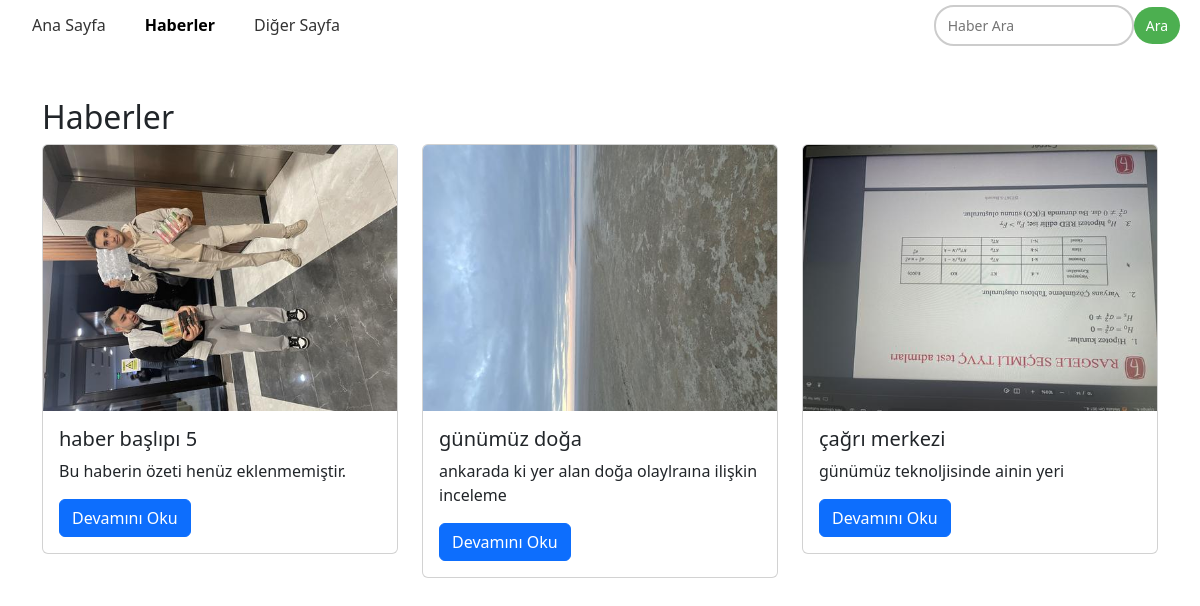
Page /news/ on the committed database.
### news/models.py (models this page shows, shortened)
class News(models.Model):
    title = models.CharField(max_length=255)
    summary = models.TextField(default="Bu haberin özeti henüz eklenmemiştir.")
    content = models.TextField()
    image = models.ImageField(upload_to='news_images/')
    created_at = models.DateTimeField(auto_now_add=True)

### news/views.py (the view)
# urls.py: path('', views.news_list, name='news_list'),  # Tüm haberler
def news_list(request):
    all_news = News.objects.all().order_by('-created_at')  # Tüm haberler
    return render(request, 'news/news_list.html', {'all_news': all_news})

### news/templates/news/news_list.html
{% extends "news/base.html" %}
{% block content %}
<div class="container mt-5">
    <h2>Haberler</h2>
    <div class="row">
        {% for news in all_news %}
        <div class="col-md-4 mb-4">
            <div class="card">
                <img src="{{ news.image.url }}" class="card-img-top" alt="{{ news.title }}">
                <div class="card-body">
                    <h5 class="card-title">{{ news.title }}</h5>
                    <p class="card-text">{{ news.summary }}</p>
                    <a href="{% url 'news_detail' news.id %}" class="btn btn-primary">Devamını Oku</a>
                </div>
            </div>
        </div>
        {% endfor %}
    </div>
</div>
{% endblock %}

### news/templates/news/base.html (shortened to what this page needs)
{% load static %}
<!DOCTYPE html>
<html lang="en">
<head>
    <link rel="stylesheet" type="text/css" href="{% static 'css/style.css' %}">
    <link href="https://cdn.jsdelivr.net/npm/bootstrap@5.3.0-alpha3/dist/css/bootstrap.min.css" rel="stylesheet">
</head>
<body>
    <header>
        <nav>
            <ul>
                <li><a href="{% url 'home' %}" {% if request.path == '/' %}class="active"{% endif %}>Ana Sayfa</a></li>
                <li><a href="{% url 'news_list' %}" {% if request.path == '/news/' %}class="active"{% endif %}>Haberler</a></li>
                <li><a href="#">Diğer Sayfa</a></li>
            </ul>
            <form action="{% url 'search' %}" method="get" class="search-form">
                <input type="text" name="q" placeholder="Haber Ara" required>
                <button type="submit">Ara</button>
            </form>
        </nav>
    </header>
    <main>
        {% block content %}{% endblock %}
    </main>
</body>
</html>

### news/static/css/style.css (style rules this page uses)
nav { display: flex; justify-content: space-between; align-items: center; padding: 0 20px; background-color: #fff; height: 50px; }
nav ul { display: flex; list-style-type: none; padding: 0; margin: 0; }
nav ul li { margin-right: 15px; }
nav ul li:last-child { margin-right: 0; }
nav ul li a { text-decoration: none; color: #333; font-size: 16px; padding: 10px 12px; display: block; transition: color 0.3s ease, background-color 0.3s ease; border-radius: 5px; }
nav ul li a.active { color: black; font-weight: bold; }
header form.search-form { display: flex; align-items: center; }
header form.search-form input[type="text"], header form.search-form button { padding: 8px 12px; margin: 0; border-radius: 20px; font-size: 14px; }
header form.search-form input[type="text"] { border: 2px solid #ccc; width: 200px; outline: none; transition: all 0.3s ease; }
header form.search-form button { background-color: #4CAF50; color: white; border: none; cursor: pointer; transition: background-color 0.3s ease; }

### rows in the picture
News: image (picture), title "haber başlıpı 5", summary "Bu haberin özeti henüz eklenmemiştir."
News: image (picture), title "günümüz doğa", summary "ankarada ki yer alan doğa olaylraına ilişkin inceleme"
News: image (picture), title "çağrı merkezi", summary "günümüz teknoljisinde ainin yeri"
